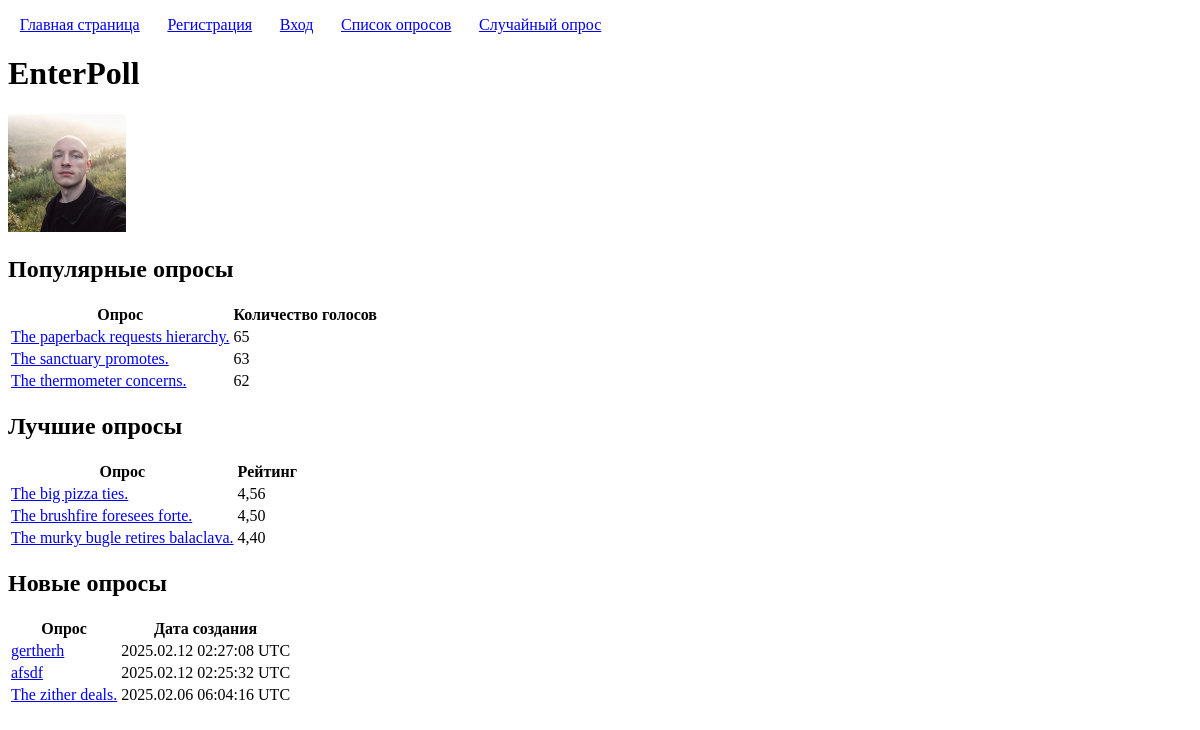
/enterpoll/, run on the app's committed database.
### polls/models.py (models this page shows, shortened)
class Poll(models.Model):
	title = models.CharField('Заголовок', max_length=100, validators=[custom_validators.forbidden_words])
	description = models.CharField('Описание', max_length=100, blank=True, null=True, validators=[custom_validators.forbidden_words])
	user = models.ForeignKey(User, on_delete=models.CASCADE, verbose_name='Автор')
	created = models.DateTimeField('Время создания', auto_now_add=True)
	class Meta:
		constraints = [models.UniqueConstraint(fields=('title', 'user'), name="unique_poll" )]
	@property
	def number_of_votes(self):
		return self.vote_set.count()
	@property
	def average_rating(self):
		return self.rating_set.aggregate(Avg('value', default=0))['value__avg']

### polls/views.py (the view)
# urls.py: path("", views.MainPageView.as_view(), name="main_page"),
class MainPageView(TemplateView):
	template_name = 'polls/main_page.html'
	def get_context_data(self, *args, **kwargs):
		context = super().get_context_data(*args, **kwargs)
		polls = Poll.objects.all()
		context['most_popular_polls'] = sorted(polls, key=(lambda poll: poll.number_of_votes), reverse=True)[0:3]
		context['highly_rated_polls'] = sorted(polls, key=(lambda poll: poll.average_rating), reverse=True)[0:3]
		context['latest_polls'] = polls.order_by('-created')[0:3]
		return context

### polls/templates/polls/main_page.html (shortened to what this page needs)
{% extends "base.html" %}
{% load static %}
{% block h1 %}EnterPoll{% endblock h1 %}
{% block content %}
	<img src="{% static 'polls/ivan.jpg' %}" alt="women" width="10%">
	<h2>Популярные опросы</h2>
	<table>
		<thead>
			<tr>
				<th>Опрос</th>
				<th>Количество голосов</th>
			</tr>
		</thead>
		<tbody>
				{% for poll in most_popular_polls %}
					<tr>
						<td>
							<a href="{% url 'poll_page' poll.pk %}">{{ poll.title }}</a>
						</td>
						<td>
							{{ poll.number_of_votes }}
						</td>
					</tr>
				{% endfor %}
		</tbody>
	</table>
	<h2>Лучшие опросы</h2>
	<table>
		<thead>
			<tr>
				<th>Опрос</th>
				<th>Рейтинг</th>
			</tr>
		</thead>
		<tbody>
				{% for poll in highly_rated_polls %}
					<tr>
						<td>
							<a href="{% url 'poll_page' poll.pk %}">{{ poll.title }}</a>
						</td>
						<td>
							{{ poll.average_rating|floatformat:2 }}
						</td>
					</tr>
				{% endfor %}
		</tbody>
	</table>
	<h2>Новые опросы</h2>
	<table>
		<thead>
			<tr>
				<th>Опрос</th>
				<th>Дата создания</th>
			</tr>
		</thead>
		<tbody>
				{% for poll in latest_polls %}
					<tr>
						<td>
							<a href="{% url 'poll_page' poll.pk %}">{{ poll.title }}</a>
						</td>
						<td>
							{{ poll.created|date:"Y.m.d H:i:s e" }}
						</td>
					</tr>
				{% endfor %}
		</tbody>
	</table>
{% endblock content %}

### data on the page
Poll: title "The paperback requests hierarchy.", number_of_votes "65"
Poll: title "The sanctuary promotes.", number_of_votes "63"
Poll: title "The thermometer concerns.", number_of_votes "62"
Poll: title "The big pizza ties.", average_rating "4,56"
Poll: title "The brushfire foresees forte.", average_rating "4,50"
Poll: title "The murky bugle retires balaclava.", average_rating "4,40"
Poll: title "gertherh", created "2025.02.12 02:27:08 UTC"
Poll: title "afsdf", created "2025.02.12 02:25:32 UTC"
Poll: title "The zither deals.", created "2025.02.06 06:04:16 UTC"
